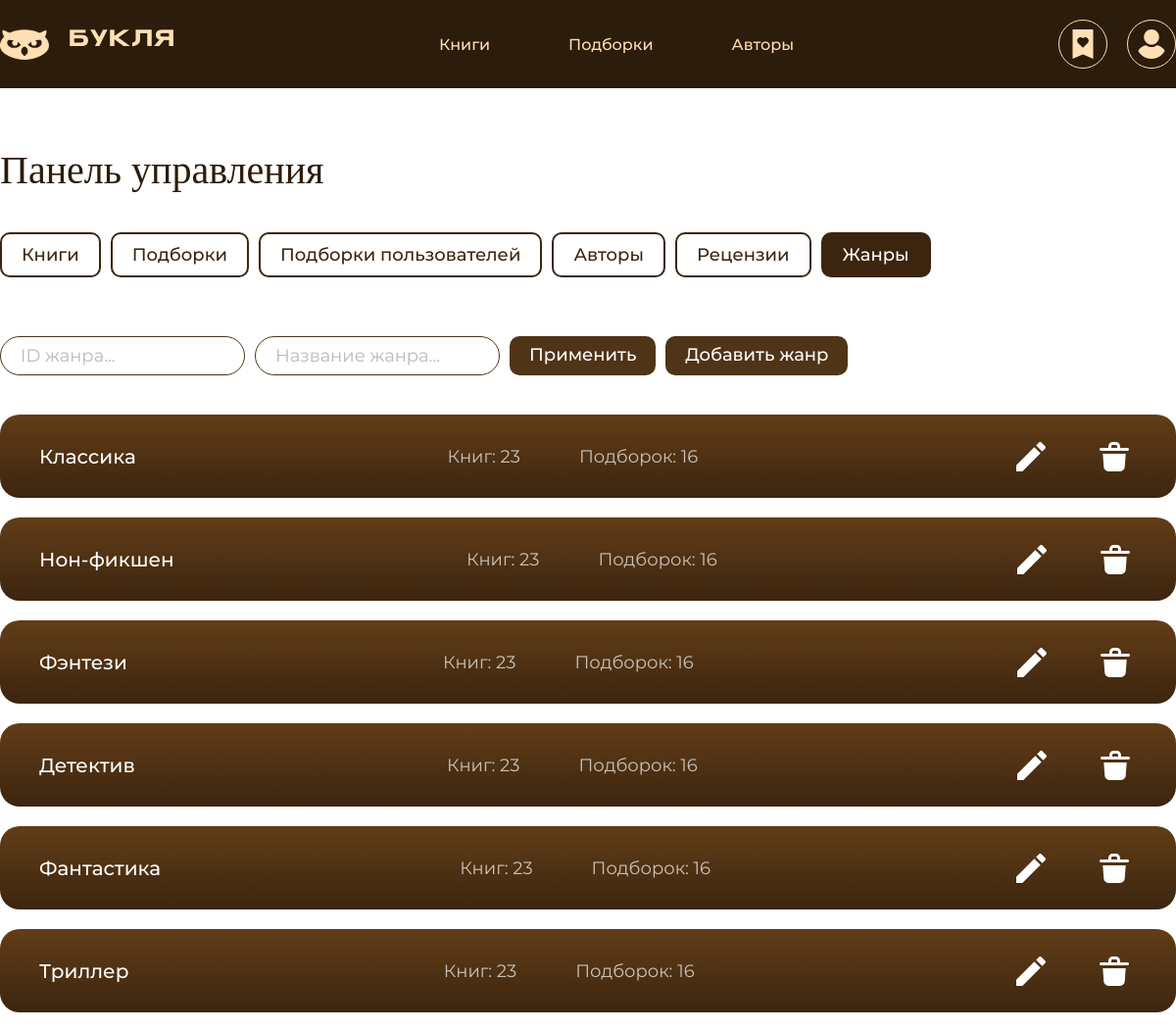
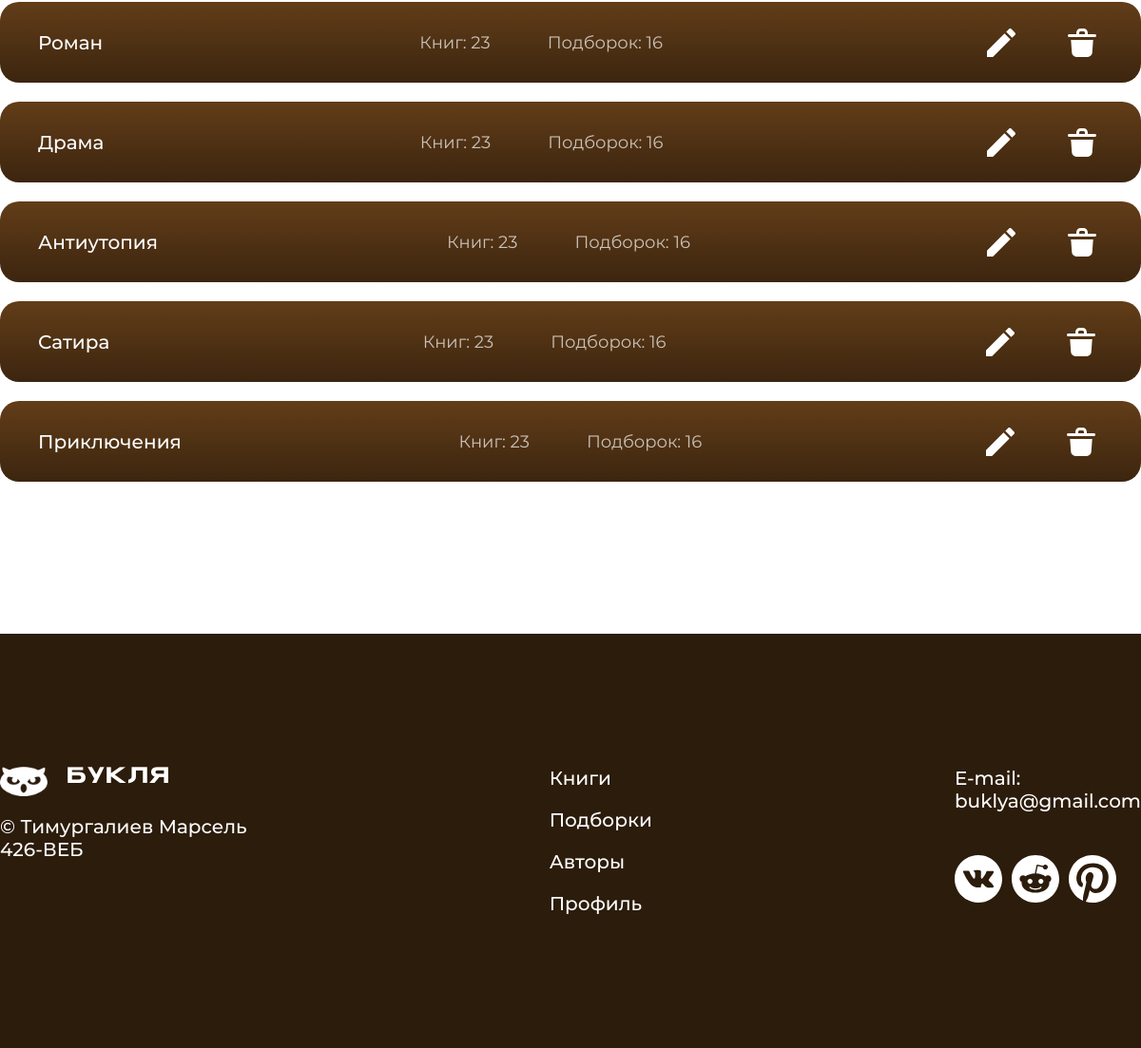
Screenshot of /?page=managePanel&manage=genres (signed in) with the database file from the repository (2 pictures, top to bottom).
### tables this page shows
CREATE TABLE `genres` (
  `id` int NOT NULL,
  `name` varchar(255) NOT NULL
);

### pages/admin/manageGenres.php (the view, shortened to what this page needs)
<?php
    $sql = "SELECT * FROM genres";
    $stmt = $connect->prepare($sql);
    $stmt->execute([]);
    $genres = $stmt->fetchAll(PDO::FETCH_ASSOC);
?>
<main class="manageGenresPage">
    <div class="catHeader">
        <div class="filters cont">
            <input type="number" placeholder="ID жанра...">
            <input type="text" placeholder="Название жанра...">
            <a href="#">Применить</a>
            <a href="?page=managePanel&manage=genres&addGenre">Добавить жанр</a>
        </div>
    </div>
    <div class="genres cont">
        <?php foreach($genres as $g) { ?>
        <div class="genre">
            <h1><?= $g['name'] ?></h1>
            <div class="genreContent">
                <p>Книг: 23</p>
                <p>Подборок: 16</p>
            </div>
            <div class="genreOptions">
                <a href="?page=managePanel&manage=genres&edit=<?= $g['id'] ?>">
                </a>
                <a href="?page=managePanel&manage=genres&delete=<?= $g['id'] ?>">
                </a>
            </div>
        </div>
        <?php } ?>
</main>

### style.css (style rules this page uses)
* { padding: 0; margin: 0; text-decoration: none; box-sizing: border-box; scroll-behavior: smooth; transition: 0.5s; }
body { overflow-x: hidden; }
.cont { max-width: 1320px; margin: 0 auto; }
.filters { display: flex; gap: 10px; }
.filters input, .filters select { border: 1px solid #503417; border-radius: 100px; padding: 8px 20px; width: 250px; outline: none; font-size: 18px; font-family: Montserrat-Regular; color: #503417; }
.filters input::placeholder { opacity: 50%; }
.filters a { color: white; font-size: 18px; padding: 8px 20px; font-family: Montserrat-Medium; border-radius: 10px; background-color: #503417; }
.genres { display: flex; flex-direction: column; gap: 20px; margin-top: 40px; }
.genre { width: 100%; display: flex; justify-content: space-between; align-items: center; background: linear-gradient(#623D18, #3C250F); padding: 20px 40px; border-radius: 20px; }
.genre h1 { font-size: 20px; font-family: Montserrat-Medium; color: white; font-weight: normal; }
.genreContent { gap: 60px; display: flex; }
.genreContent p { font-size: 18px; font-family: Montserrat-Regular; color: white; opacity: 70%; }
.genreOptions { display: flex; gap: 40px; }
.genreOptions a { width: 45px; height: 45px; display: flex; align-items: center; justify-content: center; border-radius: 5px; }
.genreOptions svg { width: 30px; height: 30px; }

### rows the page displays
genres: name "Классика"
genres: name "Нон-фикшен"
genres: name "Фэнтези"
genres: name "Детектив"
genres: name "Фантастика"
genres: name "Триллер"
genres: name "Роман"
genres: name "Драма"
genres: name "Антиутопия"
genres: name "Сатира"
genres: name "Приключения"
